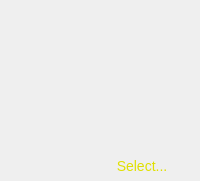
    <widget class="PlayerBox" name="groupBox1" native="true">
     <property name="sizePolicy">
      <sizepolicy hsizetype="Preferred" vsizetype="Preferred">
       <horstretch>12</horstretch>
       <verstretch>15</verstretch>
      </sizepolicy>
     </property>
     <property name="minimumSize">
      <size>
       <width>160</width>
       <height>180</height>
      </size>
     </property>
     <property name="styleSheet">
      <string notr="true"/>
     </property>
     <layout class="QVBoxLayout" name="verticalLayout">
      <property name="leftMargin">
       <number>0</number>
      </property>
      <property name="topMargin">
       <number>0</number>
      </property>
      <property name="rightMargin">
       <number>0</number>
      </property>
      <property name="bottomMargin">
       <number>0</number>
      </property>
      <item alignment="Qt::AlignTop">
       <widget class="QWidget" name="widget_3" native="true">
        <property name="sizePolicy">
         <sizepolicy hsizetype="Preferred" vsizetype="Preferred">
          <horstretch>0</horstretch>
          <verstretch>0</verstretch>
         </sizepolicy>
        </property>
        <property name="minimumSize">
         <size>
          <width>0</width>
          <height>0</height>
         </size>
        </property>
        <property name="layoutDirection">
         <enum>Qt::LeftToRight</enum>
        </property>
        <property name="styleSheet">
         <string notr="true"/>
        </property>
        <layout class="QHBoxLayout" name="horizontalLayout_3">
         <property name="leftMargin">
          <number>0</number>
         </property>
         <property name="topMargin">
          <number>0</number>
         </property>
         <property name="rightMargin">
          <number>0</number>
         </property>
         <property name="bottomMargin">
          <number>0</number>
         </property>
         <item alignment="Qt::AlignLeft|Qt::AlignTop">
          <widget class="MyCashLabel" name="textLabel_Cash1">
           <property name="sizePolicy">
            <sizepolicy hsizetype="Preferred" vsizetype="Preferred">
             <horstretch>0</horstretch>
             <verstretch>0</verstretch>
            </sizepolicy>
           </property>
           <property name="minimumSize">
            <size>
             <width>92</width>
             <height>75</height>
            </size>
           </property>
           <property name="maximumSize">
            <size>
             <width>92</width>
             <height>75</height>
            </size>
           </property>
           <property name="styleSheet">
            <string notr="true">margin-top: 10; margin-left:10; padding-top: 6; padding-left:10; font-size:14px; font-weight:bold; color:#ffff00; background-image:url(:/danuxi1/cash_background.png);</string>
           </property>
           <property name="text">
            <string/>
           </property>
           <property name="textFormat">
            <enum>Qt::PlainText</enum>
           </property>
           <property name="alignment">
            <set>Qt::AlignLeading|Qt::AlignLeft|Qt::AlignTop</set>
           </property>
           <property name="margin">
            <number>0</number>
           </property>
           <property name="indent">
            <number>0</number>
           </property>
          </widget>
         </item>
         <item alignment="Qt::AlignRight|Qt::AlignTop">
          <widget class="QLabel" name="textLabel_Button1">
           <property name="sizePolicy">
            <sizepolicy hsizetype="Fixed" vsizetype="Fixed">
             <horstretch>0</horstretch>
             <verstretch>0</verstretch>
            </sizepolicy>
           </property>
           <property name="minimumSize">
            <size>
             <width>60</width>
             <height>65</height>
            </size>
           </property>
           <property name="styleSheet">
            <string notr="true"/>
           </property>
           <property name="text">
            <string/>
           </property>
          </widget>
         </item>
        </layout>
       </widget>
      </item>
      <item alignment="Qt::AlignBottom">
       <widget class="QWidget" name="widget_2" native="true">
        <layout class="QHBoxLayout" name="horizontalLayout_2">
         <property name="spacing">
          <number>0</number>
         </property>
         <property name="leftMargin">
          <number>0</number>
         </property>
         <property name="topMargin">
          <number>0</number>
         </property>
         <property name="rightMargin">
          <number>0</number>
         </property>
         <property name="bottomMargin">
          <number>0</number>
         </property>
         <item alignment="Qt::AlignLeft|Qt::AlignBottom">
          <widget class="QWidget" name="widget" native="true">
           <property name="sizePolicy">
            <sizepolicy hsizetype="Fixed" vsizetype="Fixed">
             <horstretch>0</horstretch>
             <verstretch>0</verstretch>
            </sizepolicy>
           </property>
           <property name="minimumSize">
            <size>
             <width>84</width>
             <height>100</height>
            </size>
           </property>
           <property name="maximumSize">
            <size>
             <width>90</width>
             <height>100</height>
            </size>
           </property>
           <property name="baseSize">
            <size>
             <width>90</width>
             <height>100</height>
            </size>
           </property>
           <property name="styleSheet">
            <string notr="true"/>
           </property>
           <widget class="MyCardsPixmapLabel" name="pixmapLabel_card1a">
            <property name="geometry">
             <rect>
              <x>15</x>
              <y>0</y>
              <width>48</width>
              <height>76</height>
             </rect>
            </property>
            <property name="sizePolicy">
             <sizepolicy hsizetype="Fixed" vsizetype="Fixed">
              <horstretch>0</horstretch>
              <verstretch>0</verstretch>
             </sizepolicy>
            </property>
            <property name="minimumSize">
             <size>
              <width>48</width>
              <height>76</height>
             </size>
            </property>
            <property name="styleSheet">
             <string notr="true"/>
            </property>
            <property name="text">
             <string/>
            </property>
           </widget>
           <widget class="MyCardsPixmapLabel" name="pixmapLabel_card1b">
            <property name="geometry">
             <rect>
              <x>36</x>
              <y>5</y>
              <width>48</width>
              <height>76</height>
             </rect>
            </property>
            <property name="sizePolicy">
             <sizepolicy hsizetype="Fixed" vsizetype="Fixed">
              <horstretch>0</horstretch>
              <verstretch>0</verstretch>
             </sizepolicy>
            </property>
            <property name="minimumSize">
             <size>
              <width>48</width>
              <height>76</height>
             </size>
            </property>
            <property name="styleSheet">
             <string notr="true"/>
            </property>
            <property name="text">
             <string/>
            </property>
           </widget>
          </widget>
         </item>
         <item>
          <widget class="QWidget" name="widget_4" native="true">
           <property name="sizePolicy">
            <sizepolicy hsizetype="Preferred" vsizetype="Preferred">
             <horstretch>9</horstretch>
             <verstretch>0</verstretch>
            </sizepolicy>
           </property>
           <property name="minimumSize">
            <size>
             <width>0</width>
             <height>0</height>
            </size>
           </property>
           <property name="styleSheet">
            <string notr="true"/>
           </property>
           <layout class="QVBoxLayout" name="verticalLayout_2">
            <property name="spacing">
             <number>0</number>
            </property>
            <property name="leftMargin">
             <number>0</number>
            </property>
            <property name="topMargin">
             <number>0</number>
            </property>
            <property name="rightMargin">
             <number>0</number>
            </property>
            <property name="bottomMargin">
             <number>0</number>
            </property>
            <item alignment="Qt::AlignTop">
             <widget class="QLabel" name="textLabel_Status1">
              <property name="sizePolicy">
               <sizepolicy hsizetype="Preferred" vsizetype="Fixed">
                <horstretch>0</horstretch>
                <verstretch>0</verstretch>
               </sizepolicy>
              </property>
              <property name="minimumSize">
               <size>
                <width>0</width>
                <height>30</height>
               </size>
              </property>
              <property name="styleSheet">
               <string notr="true"/>
              </property>
              <property name="text">
               <string/>
              </property>
              <property name="pixmap">
               <pixmap resource="resources/pokerth.qrc">:/misc/actionpics/action_winner.png</pixmap>
              </property>
              <property name="alignment">
               <set>Qt::AlignCenter</set>
              </property>
             </widget>
            </item>
            <item>
             <widget class="QWidget" name="widget_5" native="true">
              <property name="sizePolicy">
               <sizepolicy hsizetype="Preferred" vsizetype="Preferred">
                <horstretch>0</horstretch>
                <verstretch>0</verstretch>
               </sizepolicy>
              </property>
              <property name="styleSheet">
               <string notr="true"/>
              </property>
             </widget>
            </item>
            <item alignment="Qt::AlignBottom">
             <widget class="MyActionButton" name="selectPlayer1">
              <property name="enabled">
               <bool>true</bool>
              </property>
              <property name="sizePolicy">
               <sizepolicy hsizetype="Preferred" vsizetype="Fixed">
                <horstretch>0</horstretch>
                <verstretch>0</verstretch>
               </sizepolicy>
              </property>
              <property name="minimumSize">
               <size>
                <width>60</width>
                <height>30</height>
               </size>
              </property>
              <property name="maximumSize">
               <size>
                <width>9999</width>
                <height>30</height>
               </size>
              </property>
              <property name="focusPolicy">
               <enum>Qt::TabFocus</enum>
              </property>
              <property name="toolTip">
               <string>&lt;html&gt;&lt;head/&gt;&lt;body&gt;&lt;p&gt;&lt;span style=&quot; font-weight:600;&quot;&gt;Ctrl-o&lt;/span&gt; Select a video for the opponent&lt;/p&gt;&lt;/body&gt;&lt;/html&gt;</string>
              </property>
              <property name="styleSheet">
               <string notr="true">QPushButton {
	border-image: url(:/danuxi1/playeraction_violet.png) 8 8 8 8;
    border-top: 8px transparent;
    border-bottom: 8px transparent;
    border-right: 8px transparent;
    border-left: 8px transparent;
	font-size:14px; color: #e0e000
}
QPushButton:hover {
	border-image: url(://danuxi1/playeraction_violet_hover.png) 8 8 8 8;
    border-top: 8px transparent;
    border-bottom: 8px transparent;
    border-right: 8px transparent;
    border-left: 8px transparent;
	font-size:14px;
	color: #ffff40
}
QPushButton:disabled {
	border-image: url(://danuxi1/playeraction_violet.png) 8 8 8 8;
    border-top: 8px transparent;
    border-bottom: 8px transparent;
    border-right: 8px transparent;
    border-left: 8px transparent;
	font-size:14px;
	color: #404000
}
QPushButton[attention=&quot;start&quot;] {
	border-image: url(:/danuxi1/playeraction_yellow.png) 8 8 8 8;
    border-top: 8px transparent;
    border-bottom: 8px transparent;
    border-right: 8px transparent;
    border-left: 8px transparent;
	font-size:14px;
    color:#ffff00
}
QPushButton:hover[attention=&quot;start&quot;] {
	border-image: url(:/danuxi1/playeraction_yellow_hover.png) 8 8 8 8;
    border-top: 8px transparent;
    border-bottom: 8px transparent;
    border-right: 8px transparent;
    border-left: 8px transparent;
	font-size:14px;
    color:#ffff00
}
</string>
              </property>
              <property name="text">
               <string>Select...</string>
              </property>
             </widget>
            </item>
           </layout>
          </widget>
         </item>
        </layout>
       </widget>
      </item>
     </layout>
    </widget>
